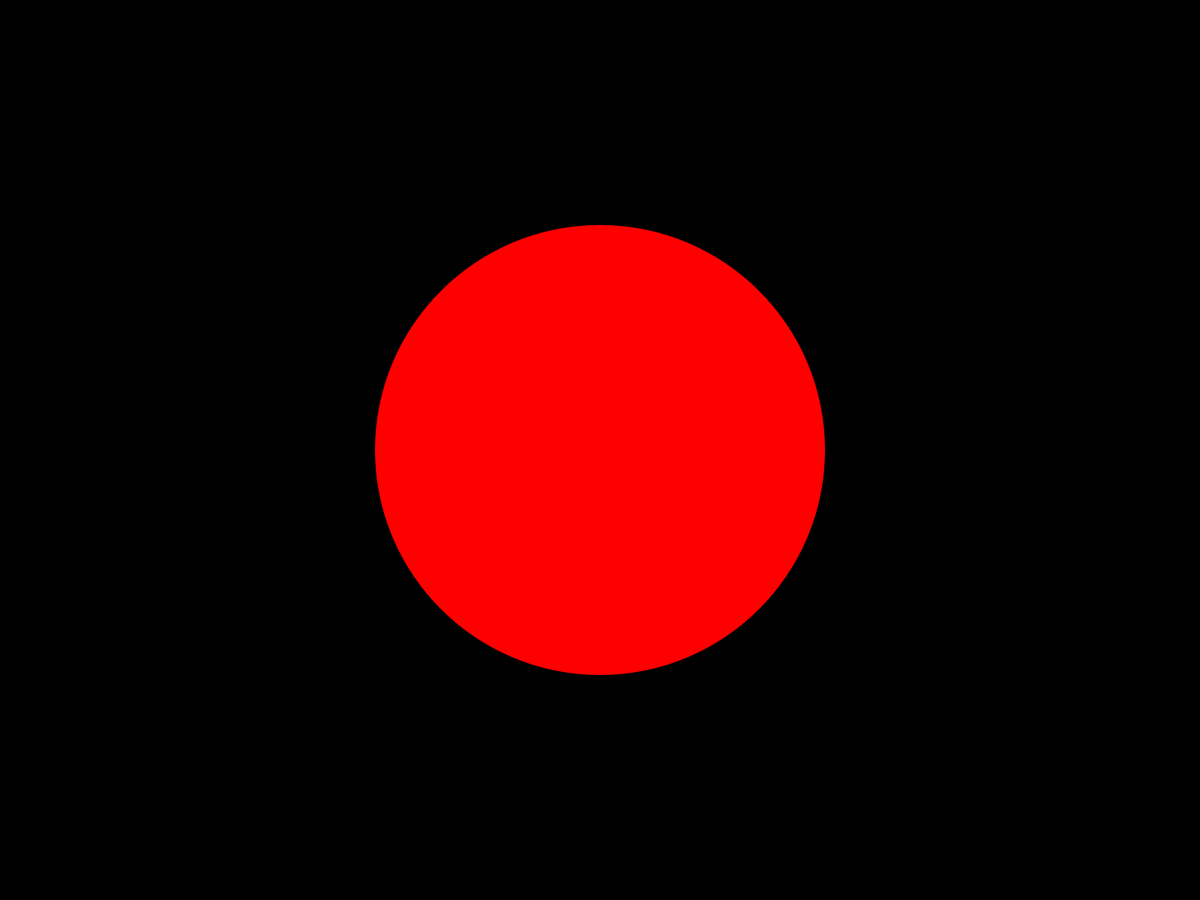
Frame 1 (no input)
Frame 60 (the mouse pressed at the canvas centre just before this capture): identical to frame 1, image omitted
Frame 120 (the mouse held since frame 60 and released just before this capture): identical to frame 1, image omitted

The Processing sketch that drew this single still picture (run headless with seeded random() and noise(); from frame 60 on, the mouse is pressed at the canvas centre):

// Processing sketch: function_example
// ── function_example.pde
int diameter;

void setup() {
  fullScreen();
  //size(800, 450);
  colorMode(HSB);
  
  diameter = height / 2;
}

void draw() {
  background(0);
  noStroke();
  
  float d = distance(width / 2, height / 2, mouseX, mouseY);
  
  float hue = map(d, 0, diameter / 2, 0, 255);
  fill(hue, 255, 255);
  ellipseMode(CENTER);
  ellipse(width / 2, height / 2, diameter, diameter);
}

float distance(float x1, float y1, float x2, float y2) {
  float dx = x1 - x2;
  float dy = y1 - y2;
  float d = sqrt(dx * dx + dy * dy);
  return d;
}
